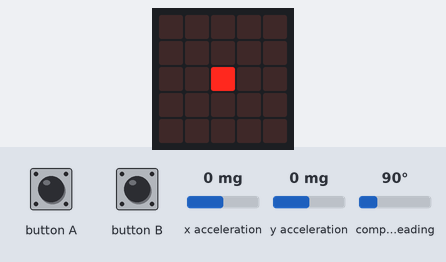
The program below on a simulated BBC micro:bit (MakeCode). On the bench: the board's 5×5 LED display. The test bench sets the inputs (shaded band); at power-on: x acceleration 0 mg, y acceleration 0 mg, compass heading 90°. The compass is already calibrated.

Above: at 1.3 s.
1.4 s: x acceleration set to -1440 mg
At 2.2 s:
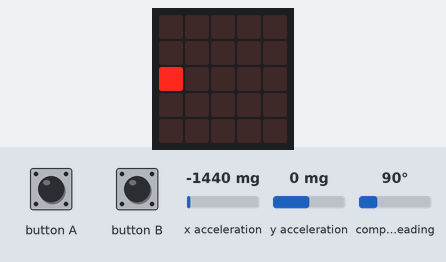
2.9 s: button B pressed for 0.15 s
At 4.1 s:
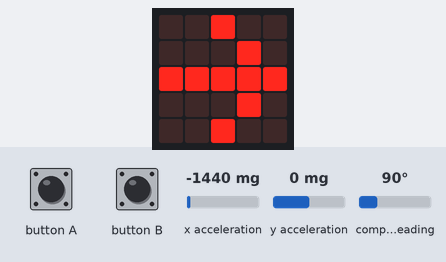
4.5 s: button A pressed for 0.15 s
At 5.8 s:
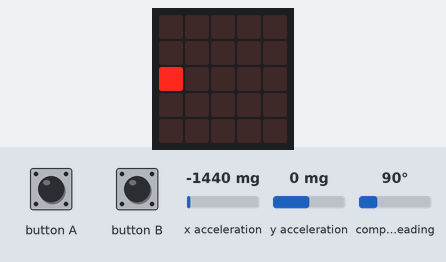
6.4 s: y acceleration set to -1440 mg
At 7.1 s:
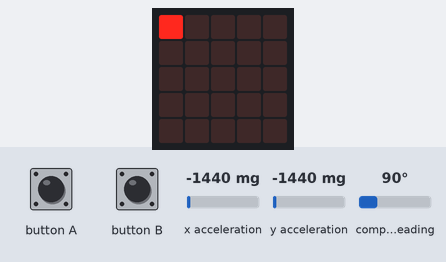
7.9 s: x acceleration set to 0 mg
At 8.5 s:
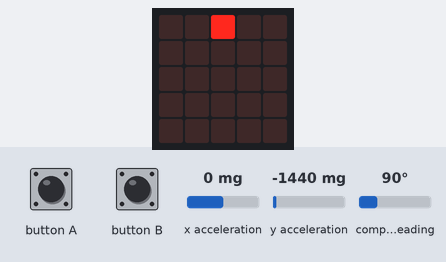
9.4 s: x acceleration set to -750 mg
At 10.2 s:
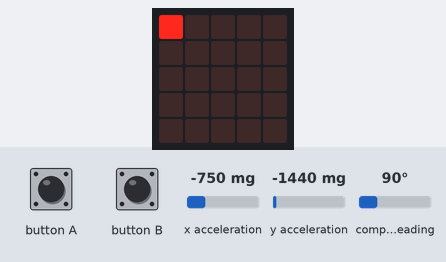
Timing chart, 0 to 11.9 s (numbered marks = the images above; inputs shaded):
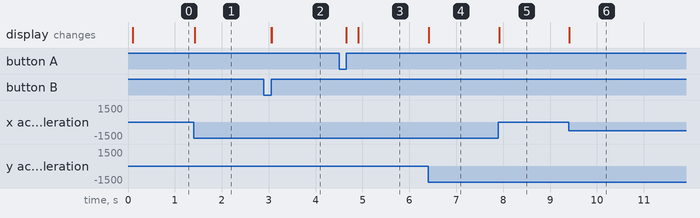

Measured:
- after the input at 1.4 s, the display: changes at once (image 1)
- after the input at 2.9 s, the display: first changes after 0.15 s (image 2 shows a later state)
- after the input at 4.5 s, the display: first changes after 0.15 s (image 3 shows a later state)
- after the input at 6.4 s, the display: changes at once (image 4)
- after the input at 7.9 s, the display: changes at once (image 5)
- after the input at 9.4 s, the display: changes at once (image 6)

The program:

main.ts
```typescript
input.onButtonPressed(Button.A, function () {
    basic.clearScreen()
    模式 = 0
    game.resume()
})
input.onButtonPressed(Button.B, function () {
    game.pause()
    basic.clearScreen()
    模式 = 1
})
let 方向 = 0
let y = 0
let x = 0
let 模式 = 0
input.calibrateCompass()
let sprite = game.createSprite(2, 2)
模式 = 0
basic.forever(function () {
    if (模式 == 0) {
        x = Math.map(input.acceleration(Dimension.X), -1023, 1023, 0, 4)
        y = Math.map(input.acceleration(Dimension.Y), -1023, 1023, 0, 4)
        sprite.set(LedSpriteProperty.X, x)
        sprite.set(LedSpriteProperty.Y, y)
    } else if (模式 == 1) {
        方向 = input.compassHeading()
        if (方向 < 22.5) {
            basic.showArrow(ArrowNames.North)
        } else if (方向 < 67.5) {
            basic.showArrow(ArrowNames.NorthEast)
        } else if (方向 < 112.5) {
            basic.showArrow(ArrowNames.East)
        } else if (方向 < 157.5) {
            basic.showArrow(ArrowNames.SouthEast)
        } else if (方向 < 202.5) {
            basic.showArrow(ArrowNames.South)
        } else if (方向 < 247.5) {
            basic.showArrow(ArrowNames.SouthWest)
        } else if (方向 < 292.5) {
            basic.showArrow(ArrowNames.West)
        } else if (方向 < 337.5) {
            basic.showArrow(ArrowNames.NorthWest)
        } else {
            basic.showArrow(ArrowNames.North)
        }
    }
})
```

test.ts
```typescript
// 在此处测试；当此软件包作为插件使用时，将不会编译此软件包。
```
